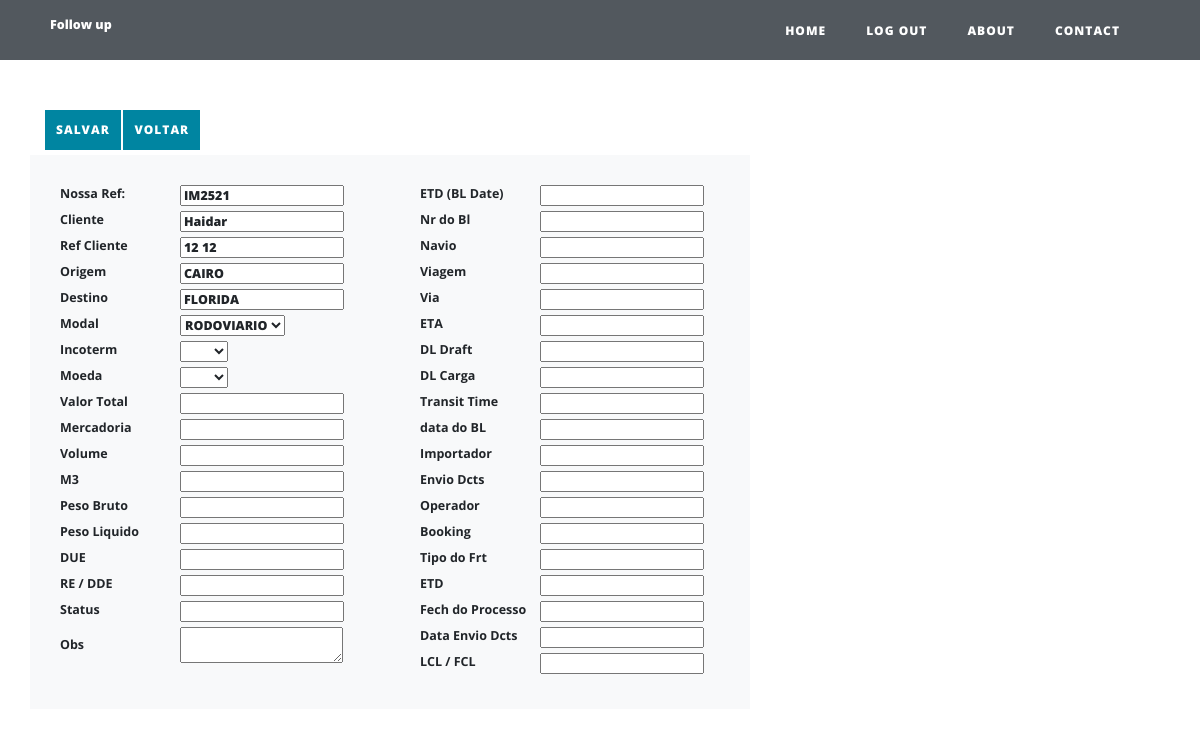
The app's page /post/8 (signed in) with its own data.
### main.py (models this page shows)
class Menu(db.Model):
    print("menu")
    __tablename__ = "TbOne"
    id = db.Column(db.Integer, primary_key=True)
    RefPartner = db.Column(db.String, unique=True, nullable=False)
    Cliente = db.Column(db.String)
    Origem = db.Column(db.String)
    Destino = db.Column(db.String)
    Incoterm = db.Column(db.String)
    RefCliente = db.Column(db.String)
    Moeda = db.Column(db.String)
    modal = db.Column(db.String)
    VlTotal = db.Column(db.Float)
    Merc = db.Column(db.String)
    Vol = db.Column(db.String)
    M3 = db.Column(db.Float)
    Pb = db.Column(db.Float)
    Pl = db.Column(db.Float)
    Re = db.Column(db.String)
    Sd = db.Column(db.String)
    Status = db.Column(db.String)
    Obs = db.Column(db.String)
    bl = db.Column(db.String)
    nrBl = db.Column(db.String)
    navio = db.Column(db.String)
    vg = db.Column(db.String)
    via = db.Column(db.String)
    eta = db.Column(db.String)
    DLDraft = db.Column(db.String)
    DLCarga = db.Column(db.String)
    ttime = db.Column(db.String)
    dtBL = db.Column(db.String)
    Importador = db.Column(db.String)
    dcts = db.Column(db.String)
    Operador = db.Column(db.String)
    Booking = db.Column(db.String)
    TipoFrt = db.Column(db.String)
    Saida = db.Column(db.String)
    fech = db.Column(db.String)
    dtEnvDcts = db.Column(db.String)
    lclFcl = db.Column(db.String)

### main.py (the view, shortened to what this page needs)
@app.route("/post/<int:post_id>", methods=["GET", "POST"])
def show_post(post_id):
    form = FormDadosGerais()
    if not current_user.is_authenticated:
        flash("You need to login or register to comment.")
        return redirect(url_for("login"))
    emb = Menu.query.get(post_id)
    form.RefPartner.data    =   emb.RefPartner
    form.Cliente.data       =   emb.Cliente
    form.RefCliente.data    =   emb.RefCliente
    form.Origem.data        =   emb.Origem
    form.Destino.data       =  emb.Destino
    form.modal.data         =  emb.modal
    form.Incoterm.data      =  emb.Incoterm
    form.Moeda.data         =  emb.Moeda
    form.VlTotal.data       =  emb.VlTotal
    form.Merc.data          =  emb.Merc
    form.Vol.data           =  emb.Vol
    form.M3.data            =  emb.M3
    form.Pb.data            =  emb.Pb
    form.Pl.data            =  emb.Pl
    form.Re.data            =  emb.Re
    form.Sd.data            =  emb.Sd
    form.Status.data        =  emb.Status
    form.Obs.data           =  emb.Obs
    form.bl.data            =  emb.bl
    form.nrBl.data          =  emb.nrBl
    form.navio.data         =  emb.navio
    form.vg.data            =  emb.vg
    form.via.data           =  emb.via
    form.eta.data           =  emb.eta
    form.DLDraft.data       =  emb.DLDraft
    form.DLCarga.data       =  emb.DLCarga
    form.ttime.data         =  emb.ttime
    form.dtBL.data          =  emb.dtBL
    form.Importador.data    =  emb.Importador
    form.dcts.data          =  emb.dcts
    form.Operador.data      =  emb.Operador
    form.Booking.data       =  emb.Booking
    form.TipoFrt.data       =  emb.TipoFrt
    form.Saida.data         =  emb.Saida
    form.fech.data          =  emb.fech
    form.dtEnvDcts.data     =  emb.dtEnvDcts
    form.lclFcl.data        =  emb.lclFcl
    return render_template("post.html", post=emb,  form=form,  current_user=current_user)

### main.py (called while the page is built)
@login_manager.user_loader
def load_user(user_id):
    return User.query.get(int(user_id))

### templates/post.html
{% extends 'bootstrap/base.html' %}
{% import "bootstrap/wtf.html" as wtf %}
{% block content %}
{% include "header.html" %}
<header class="masthead ">
    <div class="overlay"></div>
    <div class="container">
        <div class="row">
            <br> <br> <br> <br>
        </div>
    </div>
</header>
    <div class="container">
        <form method="POST" action="{{ url_for('show_post', post_id = post.id ) }}">
                    <div class="column">
                    <input class="btn btn-primary p-3 btn-sm mb-2" id="DadosGerais" name="submit1" type="submit" value="Salvar">
                    <a  class="btn btn-primary  p-3 btn-sm mb-2" href="{{ url_for('get_all_posts') }}">Voltar</a>
        </div>
            <div class="row">
                <div class=" bg-light p-5 post-preview " >
                        <table style="width:300px">
                            <colgroup>
                                <col span="1" style="width: 40%;">
                                <col span="1" style="width: 60%;">
                            </colgroup>
                            <tbody>
                            {% set count = namespace(value=0) %}
                            {% for field in form %}
                            {% if field.name != "csrf_token" and field.name != "submit1" %}
                            <tr><td> <h5> {{ field.label }}</h5></td>
                                <td><h5> {{ field }} </h5></td></tr>
                            {% set count.value = count.value + 1 %}
                            {%if field.name == "Obs" %}
                            </tbody>
                        </table>
                </div>
                <div class=" bg-light p-5 post-preview " >
                        <table style="width:300px">
                            <colgroup>
                               <col span="1" style="width: 40%;">
                               <col span="1" style="width: 60%;">
                            </colgroup>
                            <tbody>
                            {% endif %}
                            {%elif field.name == "submit1" %}
                        </table>
                        {% endif %}
                        {% endfor %}
                    </div>
                </div>
        </form>
          </div>
{% endblock %}

### records on screen
Menu: form "IM2521" "Haidar" "12 12" "CAIRO" "FLORIDA" "RODOVIARIO"

### other values on screen
{{ field.label }} "Nossa Ref:" "Cliente" "Ref Cliente" "Origem" "Destino" "Modal" "Incoterm" "Moeda" "Valor Total" "Mercadoria" "Volume" "M3" "Peso Bruto" "Peso Liquido" "DUE" "RE / DDE" "Status" "Obs" "ETD (BL Date)" "Nr do Bl" "Navio" "Viagem" "Via" "ETA" "DL Draft" "DL Carga" "Transit Time" "data do BL" "Importador" "Envio Dcts" "Operador" "Booking" "Tipo do Frt" "ETD" "Fech do Processo" "Data Envio Dcts" "LCL / FCL"
